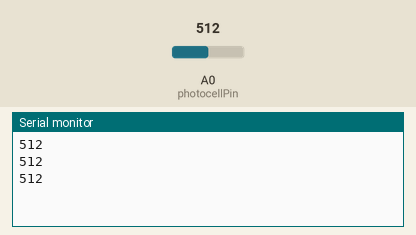
A sketch run on a simulated Arduino Uno, built with avr-gcc and run on an emulated ATmega328P. On the bench: the last lines printed to the serial monitor. The test bench sets the inputs (shaded band); at power-on: A0 (photocellPin) = 512. The audio player accepts every command and is not drawn.

Above: at 1.4 s.
1.5 s: A0 (photocellPin) set to 53
At 2.3 s:
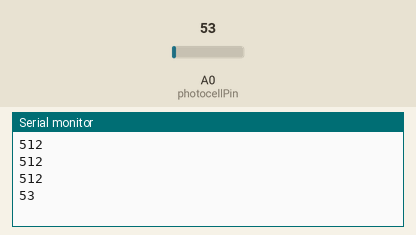
3.0 s: A0 (photocellPin) set to 45
At 3.8 s:
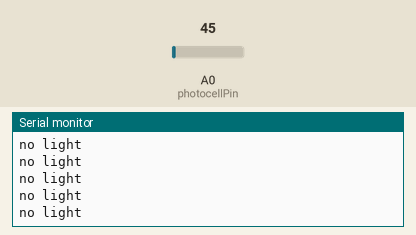

Measured:
- the behaviour switches between 51 and 50 on A0 (photocellPin) (found by bisection; images 1 and 2)
- after the input at 1.5 s, the serial monitor: prints a new line after 0.30 s (image 1)
- after the input at 3.0 s, the serial monitor: prints a new line at once (image 2)

The sketch:

talkie.ino
```cpp
#include "talkie.h"

Talkie voice;

//see https://learn.adafruit.com/adafruit-arduino-lesson-10-making-sounds/pseudo-theramin
// https://github.com/going-digital/Talkie

const uint8_t spDANGER[] PROGMEM = {0x2D, 0xBF, 0x21, 0x92, 0x59, 0xB4, 0x9F, 0xA2, 0x87, 0x10, 0x8E, 0xDC, 0x72, 0xAB, 0x5B, 0x9D, 0x62, 0xA6, 0x42, 0x9E, 0x9C, 0xB8, 0xB3, 0x95, 0x0D, 0xAF, 0x14, 0x15, 0xA5, 0x47, 0xDE, 0x1D, 0x7A, 0x78, 0x3A, 0x49, 0x65, 0x55, 0xD0, 0x5E, 0xAE, 0x3A, 0xB5, 0x53, 0x93, 0x88, 0x65, 0xE2, 0x00, 0xEC, 0x9A, 0xEA, 0x80, 0x65, 0x82, 0xC7, 0xD8, 0x63, 0x0A, 0x9A, 0x65, 0x5D, 0x53, 0xC9, 0x49, 0x5C, 0xE1, 0x7D, 0x2F, 0x73, 0x2F, 0x47, 0x59, 0xC2, 0xDE, 0x9A, 0x27, 0x5F, 0xF1, 0x8B, 0xDF, 0xFF, 0x03};

int photocellPin = 0;

void setup() {
  Serial.begin(57600);

}


void loop()
{
  int reading = analogRead(photocellPin);

  if(reading > 50){
    Serial.println(reading);
    voice.say(spDANGER);
  }else{
    Serial.println("no light");
    delay(0.1);
    //noTone(speakerPin);
  }
}
```
